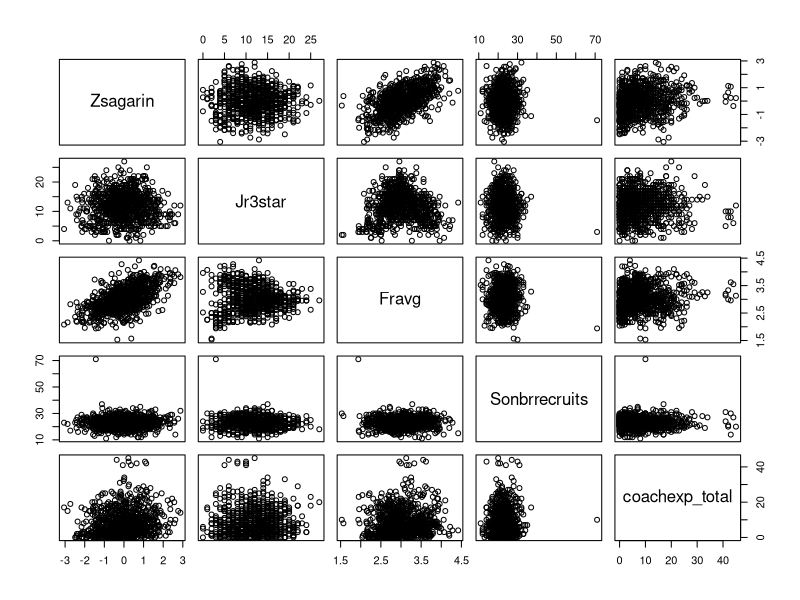
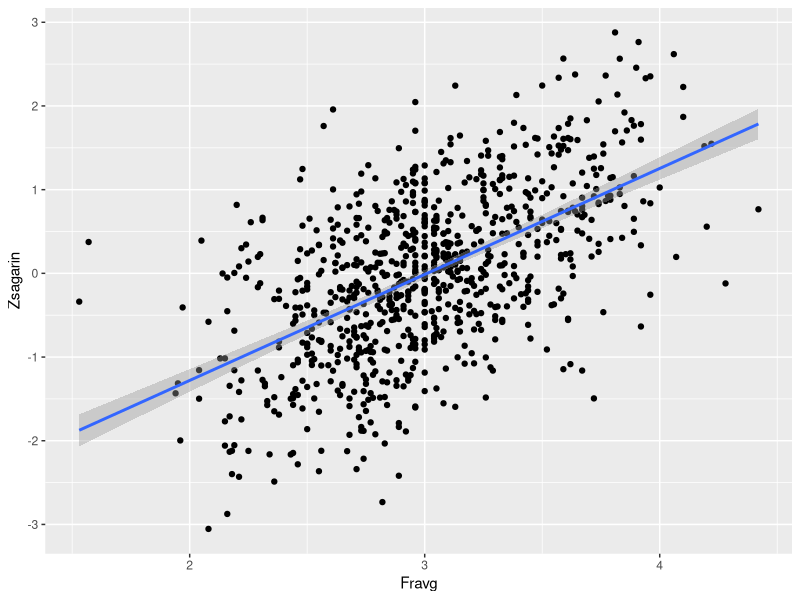
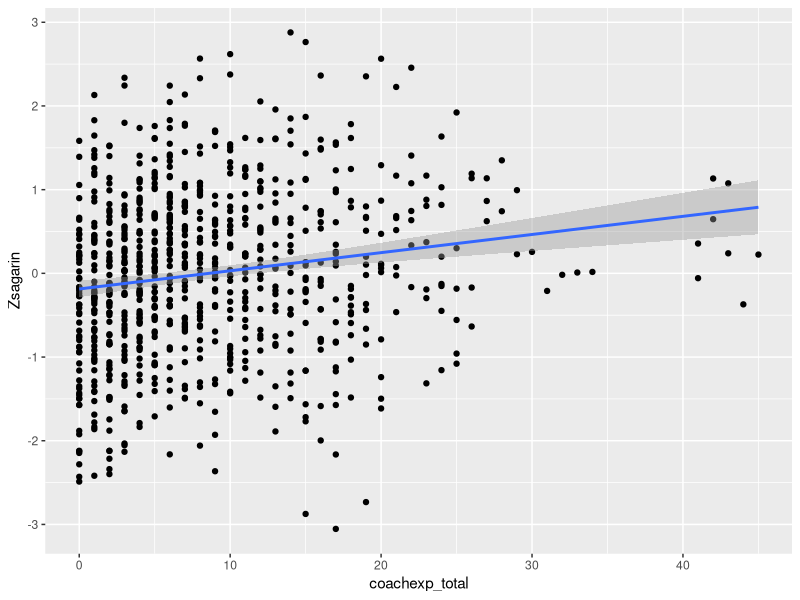

The R script that drew these images, in order:
## ---- chunk 1
knitr::opts_chunk$set(echo = TRUE)
## ---- chunk 2
library(readxl)
library(tidyverse)
data <- read_excel("CFB2018completeISLR.xlsx")
## ---- chunk 3
str(data)
## ---- chunk 4
pairs(Zsagarin ~ Jr3star + Fravg + Sonbrrecruits +  coachexp_total, data)
## ---- chunk 5
summary(lm(Zsagarin~Fravg, data))
## ---- chunk 6

cor.test( ~ Zsagarin + Fravg,
         data=data,
         method = "pearson",
         conf.level = 0.95)
## ---- chunk 7
ggplot(data, aes(y = Zsagarin, x = Fravg)) +
  geom_point() +
  geom_smooth(method = "lm")
## ---- chunk 8
ggplot(data, aes(y = Zsagarin, x =  coachexp_total)) +
  geom_point() +
  geom_smooth(method = "lm")

cor.test( ~ Zsagarin +  coachexp_total,
         data=data,
         method = "pearson",
         conf.level = 0.95)
## ---- chunk 9
potato <- lm(data$Zsagarin~data$z_lysagarin)
summary(potato)
